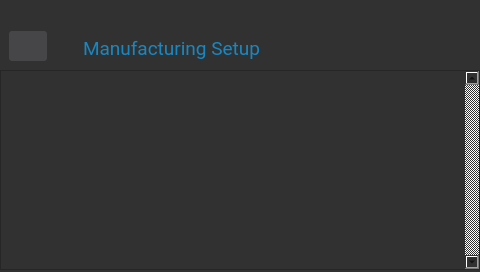
<?xml version="1.0" encoding="UTF-8"?>
<ui version="4.0">
 <class>ManufacturingSetupScreen</class>
 <widget class="QDialog" name="ManufacturingSetupScreen">
  <property name="geometry">
   <rect>
    <x>0</x>
    <y>0</y>
    <width>480</width>
    <height>272</height>
   </rect>
  </property>
  <property name="windowTitle">
   <string>Dialog</string>
  </property>
  <property name="styleSheet">
   <string notr="true">background-color: rgb(49, 49, 49);</string>
  </property>
  <widget class="QPushButton" name="backManufacturingSetup">
   <property name="geometry">
    <rect>
     <x>9</x>
     <y>31</y>
     <width>38</width>
     <height>30</height>
    </rect>
   </property>
   <property name="focusPolicy">
    <enum>Qt::NoFocus</enum>
   </property>
   <property name="styleSheet">
    <string notr="true">border:none;
border-radius:3px;
background-color: rgb(70, 70, 73);</string>
   </property>
   <property name="text">
    <string/>
   </property>
   <property name="icon">
    <iconset resource="../rsc/resource.qrc">
     <normaloff>:/icons/previous.png</normaloff>:/icons/previous.png</iconset>
   </property>
  </widget>
  <widget class="QLabel" name="titleManufacturingSetup">
   <property name="geometry">
    <rect>
     <x>83</x>
     <y>36</y>
     <width>231</width>
     <height>25</height>
    </rect>
   </property>
   <property name="font">
    <font>
     <family>Roboto</family>
     <pointsize>14</pointsize>
    </font>
   </property>
   <property name="styleSheet">
    <string notr="true">color:#1788c3
</string>
   </property>
   <property name="text">
    <string>Manufacturing Setup</string>
   </property>
  </widget>
  <widget class="QScrollArea" name="scrollAreaManufacturingSetup">
   <property name="geometry">
    <rect>
     <x>0</x>
     <y>70</y>
     <width>480</width>
     <height>200</height>
    </rect>
   </property>
   <property name="styleSheet">
    <string notr="true"> QScrollBar:vertical {
     border: none;
     width: 5px;
 }
 QScrollBar::handle:vertical {
     background:#1788c3;
     min-height: 20px;
 }
 QScrollBar::up-arrow:vertical, QScrollBar::down-arrow:vertical {
     border: 2px #1788c3;
     width: 5px;
     height: 5px;
     background: #1788c3;
 }</string>
   </property>
   <property name="verticalScrollBarPolicy">
    <enum>Qt::ScrollBarAlwaysOn</enum>
   </property>
   <property name="widgetResizable">
    <bool>true</bool>
   </property>
   <widget class="QWidget" name="scrollAreaWidgetContentsManufacturingSetup">
    <property name="geometry">
     <rect>
      <x>0</x>
      <y>0</y>
      <width>464</width>
      <height>198</height>
     </rect>
    </property>
    <widget class="QWidget" name="verticalLayoutWidget">
     <property name="geometry">
      <rect>
       <x>9</x>
       <y>9</y>
       <width>461</width>
       <height>201</height>
      </rect>
     </property>
     <layout class="QVBoxLayout" name="verticalLayoutManufacturingSetup">
      <property name="leftMargin">
       <number>60</number>
      </property>
      <property name="topMargin">
       <number>5</number>
      </property>
      <property name="rightMargin">
       <number>60</number>
      </property>
      <property name="bottomMargin">
       <number>5</number>
      </property>
     </layout>
    </widget>
   </widget>
  </widget>
 </widget>
 <resources>
  <include location="../rsc/resource.qrc"/>
 </resources>
 <connections/>
</ui>
